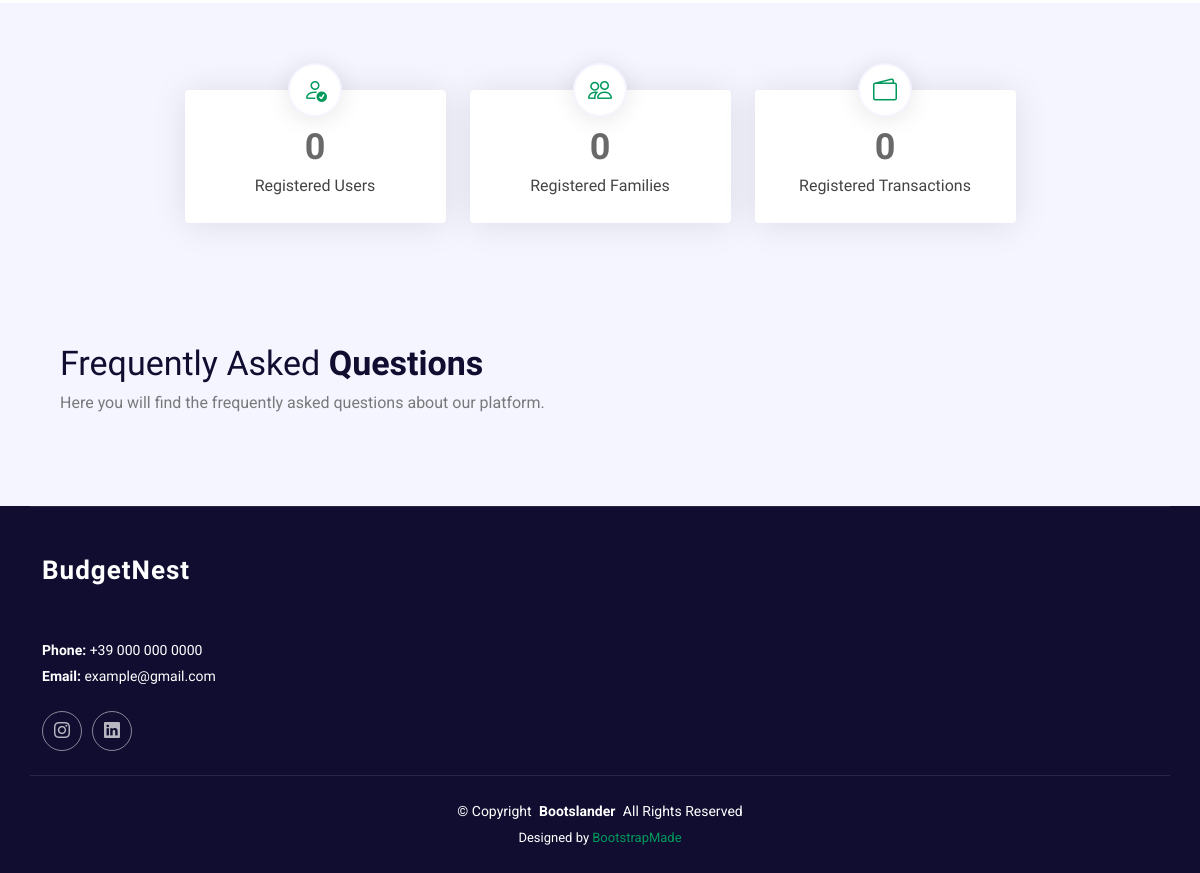
The app's page / (lower part), older data.
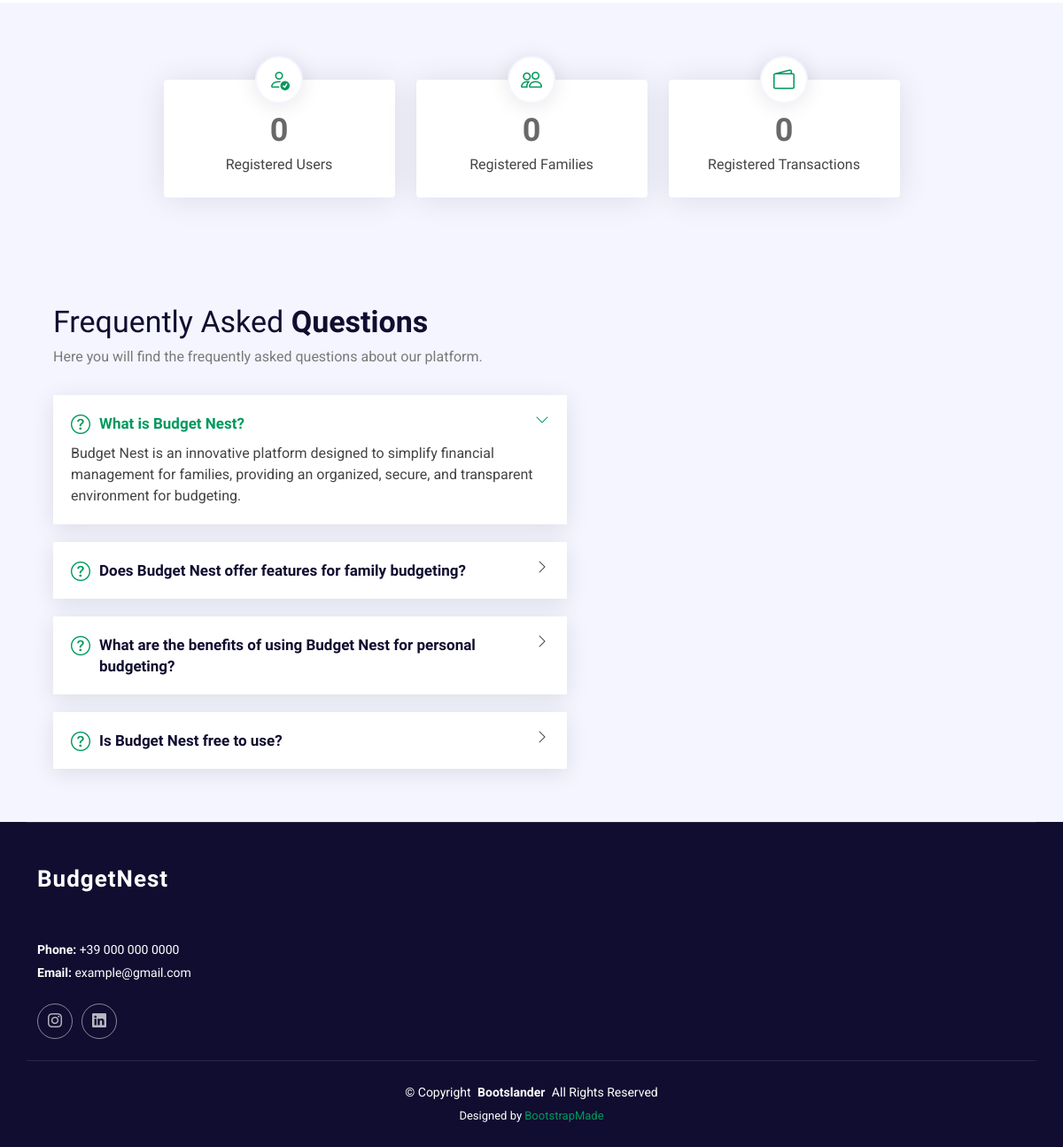
The same page, newer data.
### Faq/models.py (models this page shows, shortened)
class Faq(models.Model):
    Domanda = models.CharField(max_length=255, blank=True)
    Risposta = models.CharField(max_length=255,  blank=True)

### HomePage/views.py (the view)
# urls.py: path('', HomePage, name = 'HomePageUrls'),
@never_cache
def HomePage (request):
    users = UserService.count_utenti
    families = UserService.count_famiglie
    transactions = BudgetingService.count_transazioni
    faqs = FaqService.get_all_faq
    context = {"utenti":users, "famiglie" : families, "transazioni": transactions, "faqs" : faqs}
    return render(request, "homepage/homepage.html", context)

### Budgeting/services.py (called while the page is built)
    def count_transazioni():
        return Transazione.objects.count()

### Faq/services.py (called while the page is built)
    def get_all_faq():
      return Faq.objects.all()

### Users/services.py (called while the page is built)
    def count_utenti():
        return Utente.objects.count()

    def count_famiglie():
        return Famiglia.objects.count()

### HomePage/Templates/homepage/homepage.html (shortened to what this page needs)
<!DOCTYPE html>
<html lang="en">
<head>
  {% load static %}
  <link href="{% static 'vendor/bootstrap/css/bootstrap.min.css' %}" rel="stylesheet">
  <link href="{% static 'vendor/bootstrap-icons/bootstrap-icons.css' %}" rel="stylesheet">
  <link href="{% static 'vendor/aos/aos.css' %}" rel="stylesheet">
  <link href="{% static 'vendor/glightbox/css/glightbox.min.css' %}" rel="stylesheet">
  <link href="{% static 'vendor/swiper/swiper-bundle.min.css' %}" rel="stylesheet">
  <link href="{% static 'css/main.css' %}" rel="stylesheet">
</head>
<body class="index-page">
  <main class="main">
    {% load static %}
    <section id="stats" class="stats section light-background">
      <div class="container" data-aos="fade-up" data-aos-delay="100">
        <div class="row gy-4 justify-content-center align-items-center">
          <div class="col-lg-3 col-md-6 d-flex flex-column align-items-center">
            <i class="bi bi-person-check"></i>
            <div class="stats-item">
              <span data-purecounter-start="0" data-purecounter-end="{{ utenti }}" data-purecounter-duration="1" class="purecounter"></span>
              <p>Registered Users</p>
            </div>
          </div>
          <div class="col-lg-3 col-md-6 d-flex flex-column align-items-center">
            <i class="bi bi-people"></i>
            <div class="stats-item">
              <span data-purecounter-start="0" data-purecounter-end="{{famiglie}}" data-purecounter-duration="1" class="purecounter"></span>
              <p>Registered Families</p>
            </div>
          </div>
          <div class="col-lg-3 col-md-6 d-flex flex-column align-items-center">
            <i class="bi bi-wallet2"></i>
            <div class="stats-item">
              <span data-purecounter-start="0" data-purecounter-end="{{transazioni}}" data-purecounter-duration="1" class="purecounter"></span>
              <p>Registered Transactions</p>
            </div>
          </div>
        </div>
      </div>
    </section>
    {% include 'Faq/Faq.html' %}
  </main>
  {% include 'footer/footer.html' %}
</body>
</html>

### HomePage/Templates/header/header.html (shortened to what this page needs)
{% load static %}

### Faq/Templates/Faq/Faq.html
<section id="faq" class="faq section light-background">
        <div class="container-fluid">
          <div class="row gy-4">
            <div class="col-lg-7 d-flex flex-column justify-content-center order-2 order-lg-1">
              <div class="content px-xl-5" data-aos="fade-up" data-aos-delay="100">
                <h3><span>Frequently Asked </span><strong>Questions</strong></h3>
                <p>
                  Here you will find the frequently asked questions about our platform.
                </p>
              </div>
              <div class="faq-container px-xl-5" data-aos="fade-up" data-aos-delay="200">
                {% for faq in faqs %}
                    <div class="faq-item {% if forloop.first %}faq-active{% endif %}">
                        <i class="faq-icon bi bi-question-circle"></i>
                        <h3>{{ faq.Domanda }}</h3>
                        <div class="faq-content">
                            <p>{{ faq.Risposta }}</p>
                        </div>
                        <i class="faq-toggle bi bi-chevron-right"></i>
                    </div>
                {% endfor %}
            </div>
         </div>
   </section>

### HomePage/Templates/footer/footer.html
{% load static %}
<footer id="footer" class="footer dark-background">
    <div class="container footer-top ">
      <div class="row gy-4">
        <div class="col-lg-4 col-md-6 footer-about">
          <a href="index.html" class="logo d-flex align-items-center">
            <span class="sitename">BudgetNest</span>
          </a>
          <div class="footer-contact pt-3">
            <p class="mt-3"><strong>Phone:</strong> <span>+39 000 000 0000</span></p>
            <p><strong>Email:</strong> <span>example@gmail.com</span></p>
          </div>
          <div class="social-links d-flex mt-4">
            <a href=""><i class="bi bi-instagram"></i></a>
            <a href=""><i class="bi bi-linkedin"></i></a>
          </div>
        </div>
      </div>
    </div>
    <div class="container copyright text-center mt-4">
      <p>© <span>Copyright</span> <strong class="px-1 sitename">Bootslander</strong> <span>All Rights Reserved</span></p>
      <div class="credits">
        Designed by <a href="https://bootstrapmade.com/">BootstrapMade</a>
      </div>
    </div>
  </footer>

Row changes from the older to the newer data that the page shows:
added Faq: Domanda "What is Budget Nest?", Risposta "Budget Nest is an innovative platform designed to simplify financial management for families, providing an organized, secure, and transparent environment for budgeting."
added Faq: Domanda "Does Budget Nest offer features for family budgeting?"
added Faq: Domanda "What are the benefits of using Budget Nest for personal budgeting?"
added Faq: Domanda "Is Budget Nest free to use?"
